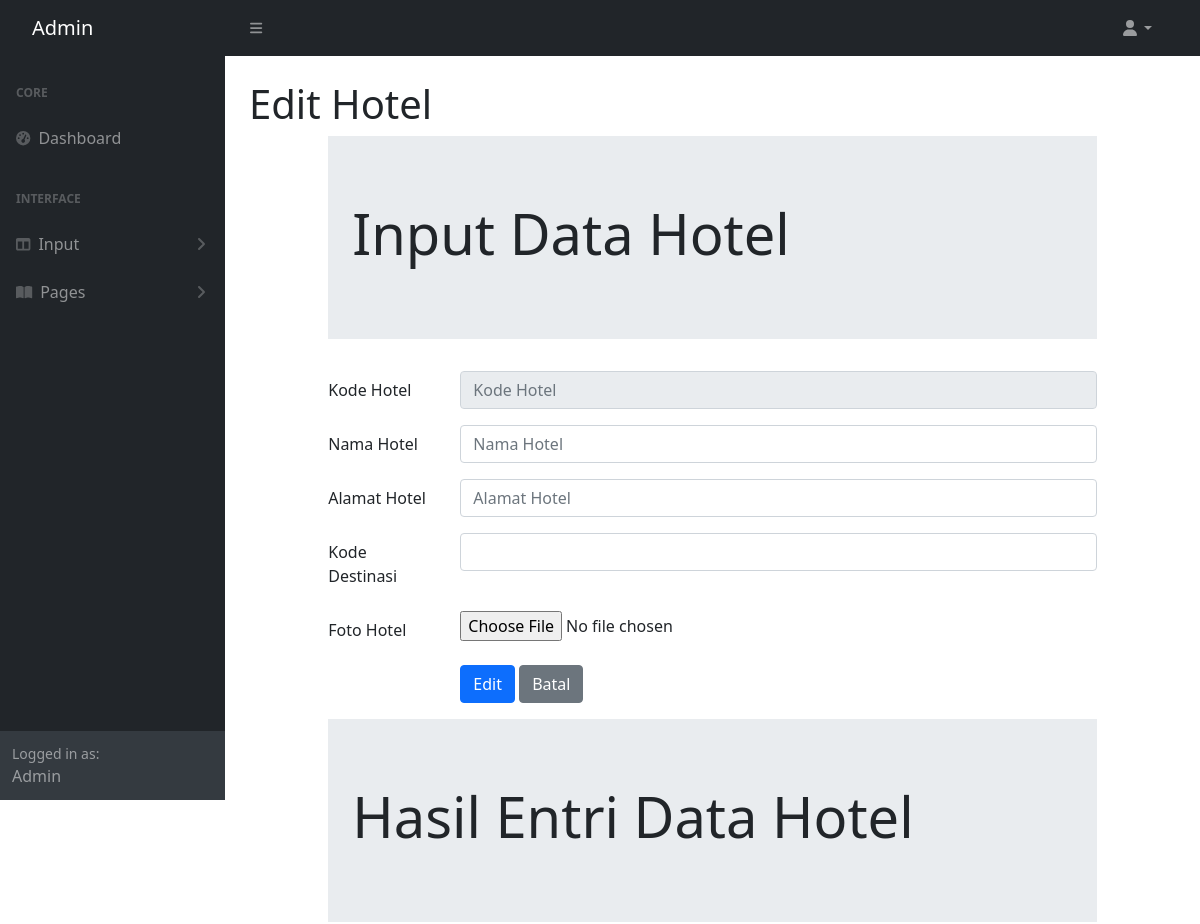
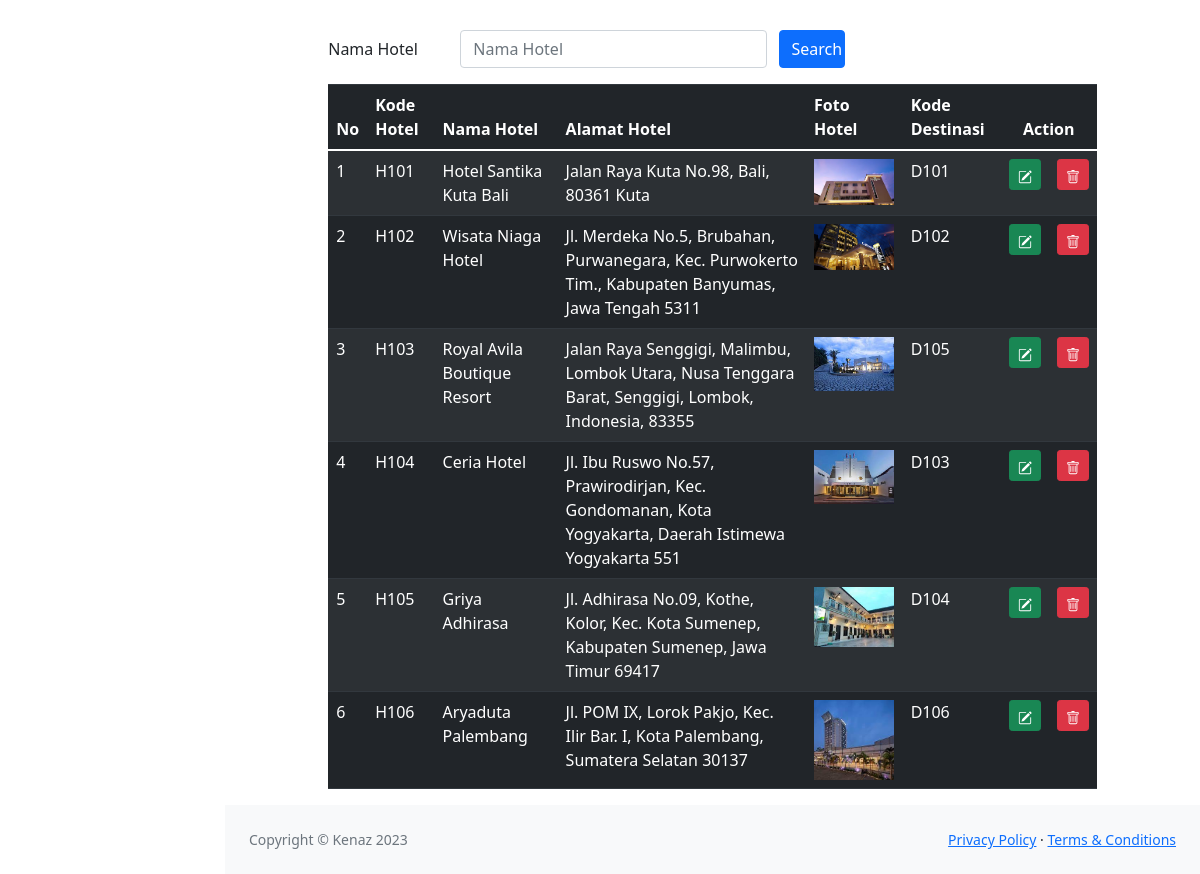
The app's page /admin/hoteledit.php with its own data (2 pictures, top to bottom).
### tables this page shows
CREATE TABLE `hotel` (
  `hotelKODE` char(4) NOT NULL,
  `hotelNAMA` varchar(100) NOT NULL,
  `hotelALAMAT` varchar(100) NOT NULL,
  `hotelFOTO` char(120) NOT NULL,
  `destinasiKODE` char(4) NOT NULL
);

### admin/hoteledit.php (the view, shortened to what this page needs)
<!DOCTYPE html>
<html lang="en">
<?php include "INCLUDE/head.php"?>
    <body class="sb-nav-fixed">
        <?php include "INCLUDE/menunav.php"?>
        <div id="layoutSidenav">
            <?php include "INCLUDE/menu.php"?>
            <div id="layoutSidenav_content">
                <main>
                    <div class="container-fluid px-4">
                        <h1 class="mt-4">Edit Hotel</h1>
<head>
	<link rel="stylesheet" href="https://cdn.jsdelivr.net/npm/bootstrap@4.0.0/dist/css/bootstrap.min.css">
  	<link rel="stylesheet" type="text/css" href="https://cdnjs.cloudflare.com/ajax/libs/select2/4.0.3/css/select2.min.css">
	<link rel="stylesheet" type="text/css" href="css/bootstrap.min.css">
</head>
<?php
	include "include/config.php";
	$datadestinasi = mysqli_query($connection, "select * from destinasi");
    $kodehotel = $_GET['edit'];
    $edithotel = mysqli_query($connection, "select * from hotel where hotelKODE = '$kodehotel'");
    $rowedit = mysqli_fetch_array($edithotel);
?>
<body>
<div class="row">
<div class="col-sm-1"></div>
<div class="col-sm-10">
	<div class="jumbotron jumbotron-fluid">
		<div class="container">
			<h1 class="display-4">Input Data Hotel</h1>
		</div>
	</div>
	<form method="POST" enctype="multipart/form-data">
		<div class="mb-3 row">
			<label for="kodehotel" class="col-sm-2 col-form-label">Kode Hotel</label>
			<div class="col-sm-10">
				<input type="text" class="form-control" id="kodehotel" name="inputkode" placeholder="Kode Hotel" maxlength="4"
                value="<?php echo $rowedit["hotelKODE"]?>" readonly>
			</div>
		</div>
		<div class="mb-3 row">
			<label for="namahotel" class="col-sm-2 col-form-label">Nama Hotel</label>
			<div class="col-sm-10">
				<input type="text" class="form-control" id="namahotel" name="inputnama" placeholder="Nama Hotel"
                value="<?php echo $rowedit["hotelNAMA"]?>">
			</div>
		</div>
        <div class="mb-3 row">
			<label for="alamathotel" class="col-sm-2 col-form-label">Alamat Hotel</label>
			<div class="col-sm-10">
				<input type="text" class="form-control" id="alamathotel" name="inputalamat" placeholder="Alamat Hotel"
                value="<?php echo $rowedit["hotelALAMAT"]?>">
			</div>
		</div>
		<div class="mb-3 row">
			<label for="namadestinasi" class="col-sm-2 col-form-label">Kode Destinasi</label>
			<div class="col-sm-10">
			<select class="form-control" id="namadestinasi" name="kodedestinasi">
                <option value="<?php echo $rowedit["destinasiKODE"]?>">
                </option>
				<?php while($row = mysqli_fetch_array($datadestinasi))
				{ ?>
					<option value="<?php echo $row["destinasiKODE"]?>">
					</option>
				<?php } ?>
			</select>
			</div>
		</div>
		<div class="form-group row">
			<label for="file" class="col-sm-2 col-form-label">Foto Hotel</label>
			<div class="col-sm-10">
				<input type="file" id="file" name="file">
			</div>
		</div>
		<div class="form-group row">
			<div class="col-sm-2"></div>
			<div class="col-sm-10">
				<input type="submit" name="Simpan" class="btn btn-primary" value="Edit">
				<input type="submit" name="Batal" class="btn btn-secondary" value="Batal">
			</div>
		</div>
	</form>
</div>
<div class="col-sm-1"></div>
</div>
<div class="row">
	<div class="col-sm-1"></div>
	<div class="col-sm-10">
		<div class="jumbotron jumbotron-fluid">
			<div class="container">
				<h1 class="display-4">Hasil Entri Data Hotel</h1>
			</div>
		</div>
		<form method="POST">
            <div class="mb-3 row">
                <label for="Search" class="col-sm-2 col-form-label">Nama Hotel</label>
                <div class="col-sm-5">
                    <input type="text" class="form-control" name="Search" id="Search" placeholder="Nama Hotel"
                    value="<?php if(isset($_POST["Search"])){echo $_POST["Search"];
                    }?>">
                </div>
                <input type="submit" class="col-sm-1 btn btn-primary" value="Search" name="kodehotel">
            </div>
        </form>
	<table class="table table-dark table-striped">
		<thead class="thead-dark">
			<tr>
				<th>No</th>
				<th>Kode Hotel</th>
				<th>Nama Hotel</th>
				<th>Alamat Hotel</th>
				<th>Foto Hotel</th>
                <th>Kode Destinasi</th>
				<th colspan="2" style="text-align: center">Action</th>
			</tr>
		</thead>
		<tbody>
			<?php
                            if(isset($_POST["kodehotel"])){
                                $Search = $_POST["Search"];
                                $query = mysqli_query($connection, "select * from hotel where hotelNAMA like'%".$Search."%';");
                            }
                            else{
                                $query = mysqli_query($connection, "select * from hotel;");
                            }
                            $nomor = 1;
                            while($row = mysqli_fetch_array($query)){ ?>
				<tr>
					<td><?php echo $nomor;?></td>
					<td><?php echo $row['hotelKODE'];?></td>
					<td><?php echo $row['hotelNAMA'];?></td>
					<td><?php echo $row['hotelALAMAT'];?></td>
					<td>
						<?php if(is_file("images/".$row['hotelFOTO']))
						{ ?>
							<img src="images/<?php echo $row['hotelFOTO']?>" width="80">
						<?php } else
							echo "<img src='images/noimage.png' width='80'>"
						?>
					</td>
                    <td><?php echo $row['destinasiKODE'];?></td>
					<td>
						<a href="hoteledit.php?edit=<?php echo $row['hotelKODE']?>" class="btn btn-success btn-sm" title="EDIT">
						</a>
					</td>
					<td>
						<a href="hotelhapus.php?hapus=<?php echo $row['hotelKODE']?>" class="btn btn-danger btn-sm" title="DELETE">
						</a>
					</td>
				</tr>
			<?php $nomor = $nomor + 1;?>
			<?php }	?>
		</tbody>
	</table>
	</div>
	<div class="col-sm-1"></div>
</div>
</body>
</main>
                <?php include "INCLUDE/footer.php"?>
            </div>
        </div>
</html>

### records on screen
hotel: hotelKODE "H101", hotelNAMA "Hotel Santika Kuta Bali", hotelALAMAT "Jalan Raya Kuta No.98, Bali, 80361 Kuta", hotelFOTO (picture), destinasiKODE "D101"
hotel: hotelKODE "H102", hotelNAMA "Wisata Niaga Hotel", hotelALAMAT "Jl. Merdeka No.5, Brubahan, Purwanegara, Kec. Purwokerto Tim., Kabupaten Banyumas, Jawa Tengah 5311", hotelFOTO (picture), destinasiKODE "D102"
hotel: hotelKODE "H103", hotelNAMA "Royal Avila Boutique Resort", hotelALAMAT "Jalan Raya Senggigi, Malimbu, Lombok Utara, Nusa Tenggara Barat, Senggigi, Lombok, Indonesia, 83355", hotelFOTO (picture), destinasiKODE "D105"
hotel: hotelKODE "H104", hotelNAMA "Ceria Hotel", hotelALAMAT "Jl. Ibu Ruswo No.57, Prawirodirjan, Kec. Gondomanan, Kota Yogyakarta, Daerah Istimewa Yogyakarta 551", hotelFOTO (picture), destinasiKODE "D103"
hotel: hotelKODE "H105", hotelNAMA "Griya Adhirasa", hotelALAMAT "Jl. Adhirasa No.09, Kothe, Kolor, Kec. Kota Sumenep, Kabupaten Sumenep, Jawa Timur 69417", hotelFOTO (picture), destinasiKODE "D104"
hotel: hotelKODE "H106", hotelNAMA "Aryaduta Palembang", hotelALAMAT "Jl. POM IX, Lorok Pakjo, Kec. Ilir Bar. I, Kota Palembang, Sumatera Selatan 30137", hotelFOTO (picture), destinasiKODE "D106"
